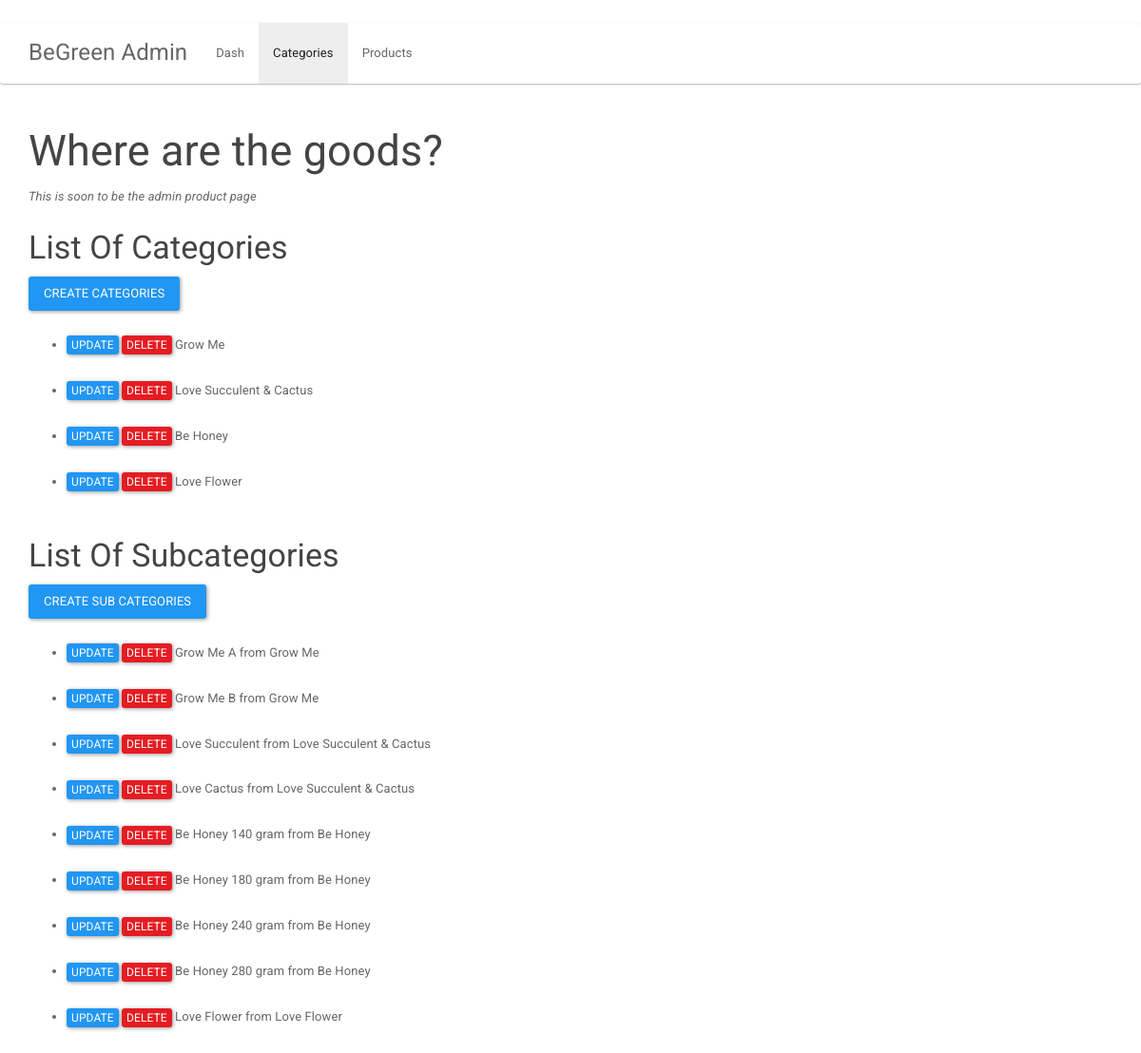
The page /admin_categories/ on the database its author committed.
### webapp/models.py (models this page shows, shortened)
class categories(models.Model):
    name = models.CharField(max_length = 100)
    description = models.TextField(max_length = 1000, default = None)
    pic = models.CharField(max_length = 500, default = None)
    def __str__(self):
        return self.name

class subcategories(models.Model):
    name = models.CharField(max_length = 100)
    parent = models.ForeignKey(categories, on_delete = models.CASCADE)
    description = models.TextField(max_length = 1000, default = None)
    pic = models.CharField(max_length = 500, default = None)

### webapp/webadmin.py (the view)
# urls.py: url(r'^admin_categories/', webadmin.categories_admin, name='admin_categories'),
def categories_admin(request):
    y = subcategories.objects.all()
    z = categories.objects.all()
    data = ({'subcategories' : y ,'categories' : z})
    return render(request,'webapp/admin/admin_categories.html', data)

### webapp/templates/webapp/admin/admin_categories.html (shortened to what this page needs)
﻿{% extends 'webapp/admin/admin_head.html' %}
{%block cats%}active{% endblock %}
{% block contents %}
<h2>Where are the goods?</h2>
<p><i>This is soon to be the admin product page</i></p>
<h3>List Of Categories</h3>
<div id="btn1" type="button" class="btn btn-primary" data-toggle="modal" data-target="#CRUDmodal1">Create Categories</div>
<br />
<br />
<ul id="catlist">
{% for some in categories %}
    <li type="cat{{some.id}}"><div class="btn btn-xs btn-primary cat-update" data="{{some.id}}" >Update</div>
        <div class="btn btn-xs btn-danger cat-delete" data="{{some.id}}">Delete</div>
        {{some.name}}</li><br />
{% endfor %}
</ul>
<h3>List Of Subcategories</h3>
<div id="btn2" type="button" class="btn btn-primary" data-toggle="modal" data-target="#CRUDmodal2">Create Sub Categories</div>
<br />
<br />
<ul id="subcatlist">
    {% for some in subcategories %}
        <li type="subcat{{some.id}}"><div class="btn btn-xs btn-primary subcat-update" data="{{some.id}}" >Update</div>
            <div class="btn btn-xs btn-danger subcat-delete" data="{{some.id}}">Delete</div>
            {{some.name}} from {{some.parent}}
        </li><br />
    {% endfor %}
</ul>
{% endblock %}

### webapp/templates/webapp/admin/admin_head.html (shortened to what this page needs)
<html>
<head>
   {% block head %}
   {% load static %}
   <link rel="stylesheet" href="{% static "css/bootstrap.min.css" %}" />
   <link rel="stylesheet" href="{% static "css/bootstrap-theme.min.css" %}">
   {% endblock %}
</head>
<body>
    <nav class="navbar navbar-default">
  <div class="container">
    <div class="navbar-header">
      <a class="navbar-brand" href="{% url 'admin_dash' %}">BeGreen Admin</a>
    </div>
    <div class="collapse navbar-collapse" id="bs-example-navbar-collapse-1">
      <ul class="nav navbar-nav">
        <li class="{% block dash %}{% endblock %}"><a href="{% url 'admin_dash' %}">Dash<span class="sr-only">(current)</span></a></li>
        <li class="{% block cats %}{% endblock %}"><a href="{% url 'admin_categories' %}">Categories</a></li>
        <li class="{% block prod %}{% endblock %}"><a href="{% url 'admin_products' %}">Products</a></li>
      </ul>
    </div>
  </div>
</nav>
<div class="container">
    {% block contents %}
    {% endblock %}
</div>
</body>
</html>

### rows shown on the page
categories: name "Grow Me"
categories: name "Love Succulent & Cactus"
categories: name "Be Honey"
categories: name "Love Flower"
subcategories: name "Grow Me A", parent "Grow Me"
subcategories: name "Grow Me B", parent "Grow Me"
subcategories: name "Love Succulent", parent "Love Succulent & Cactus"
subcategories: name "Love Cactus", parent "Love Succulent & Cactus"
subcategories: name "Be Honey 140 gram", parent "Be Honey"
subcategories: name "Be Honey 180 gram", parent "Be Honey"
subcategories: name "Be Honey 240 gram", parent "Be Honey"
subcategories: name "Be Honey 280 gram", parent "Be Honey"
subcategories: name "Love Flower", parent "Love Flower"
